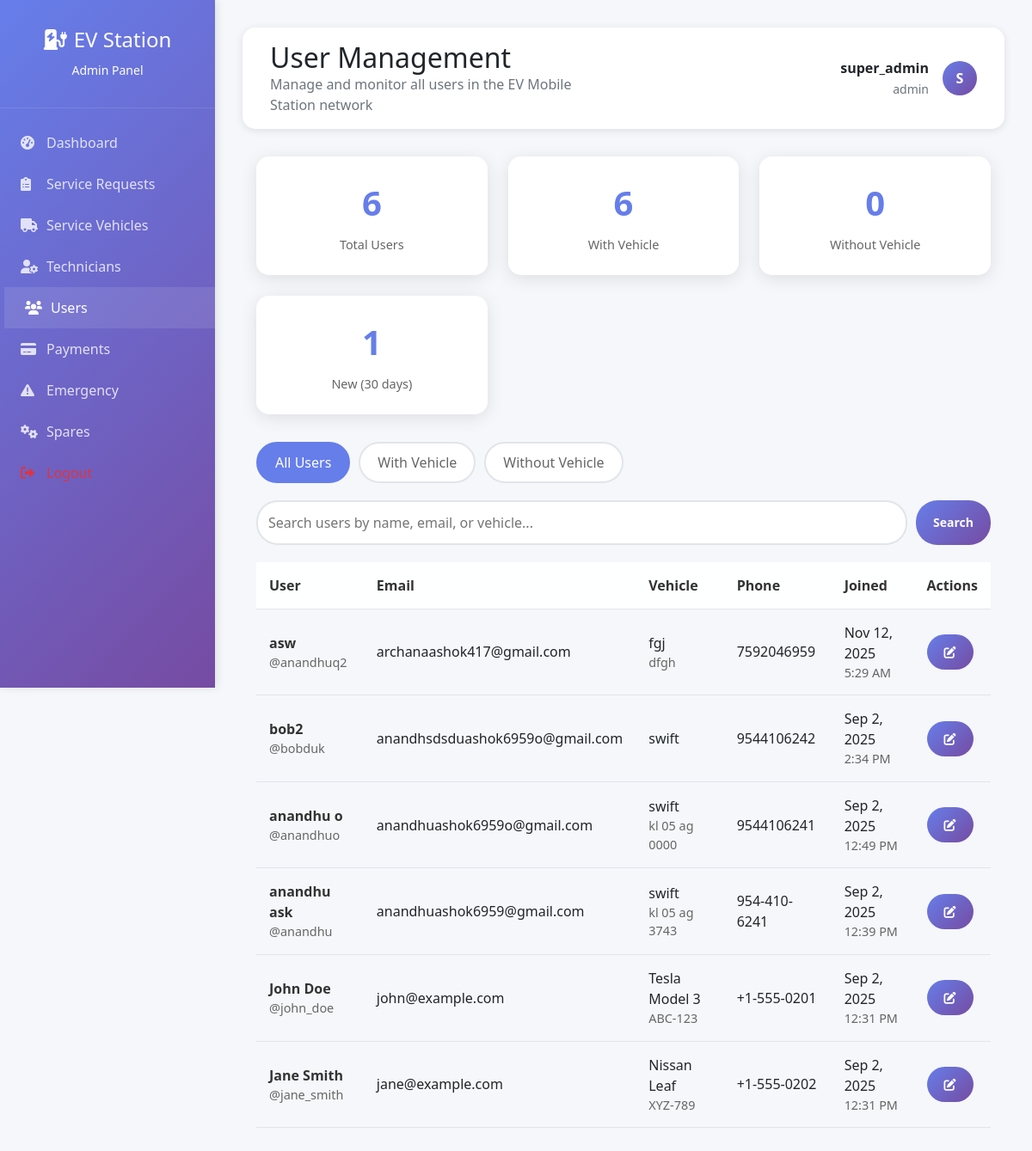
/admin/users.php (signed in), run on an earlier commit of the app's database.
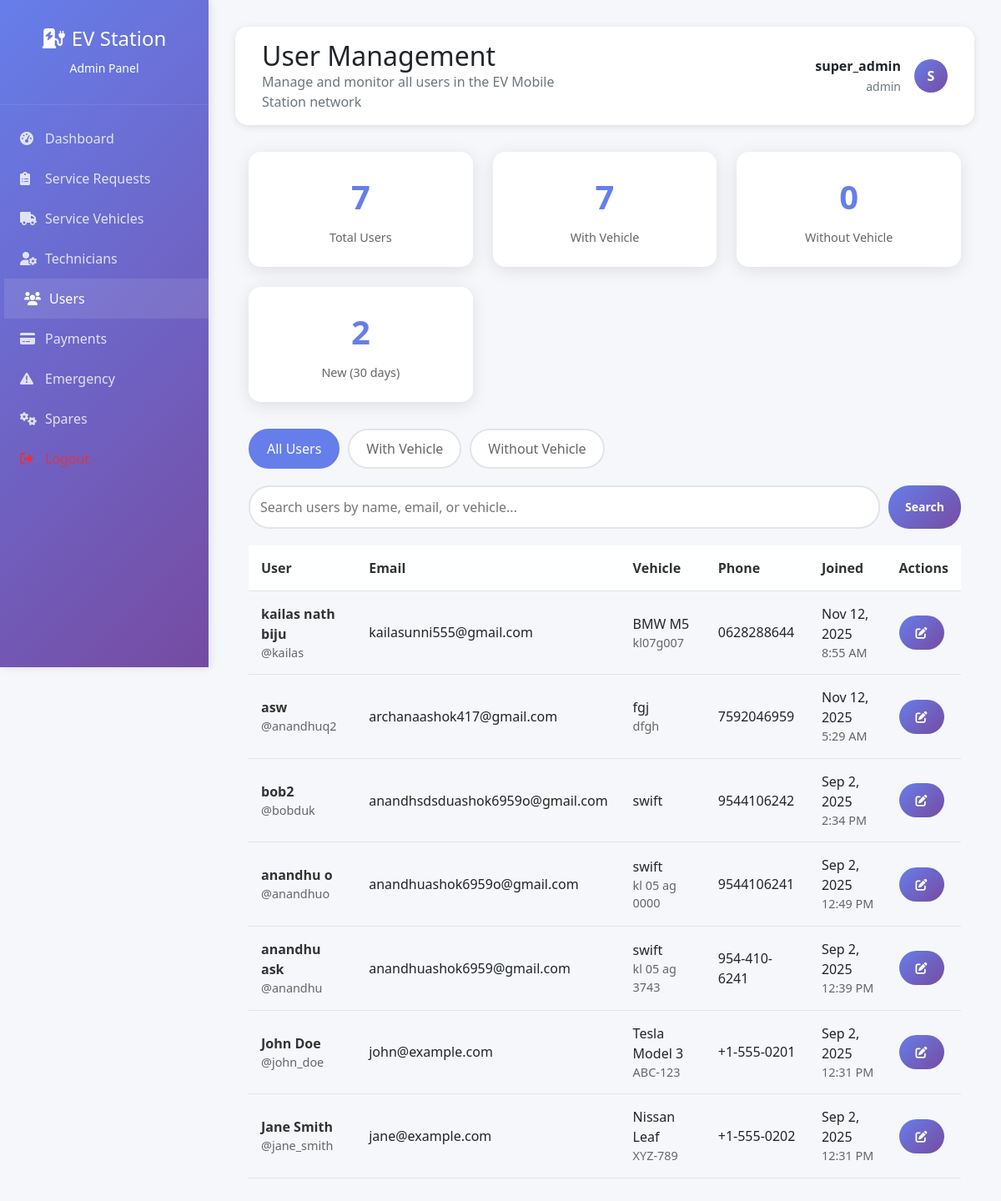
And on a later commit of the database.
### tables this page shows
CREATE TABLE `users` (
  `id` int(11) NOT NULL,
  `username` varchar(50) NOT NULL,
  `email` varchar(100) NOT NULL,
  `password` varchar(255) NOT NULL,
  `full_name` varchar(100) NOT NULL,
  `phone` varchar(20) DEFAULT NULL,
  `vehicle_model` varchar(100) DEFAULT NULL,
  `vehicle_plate` varchar(20) DEFAULT NULL,
  `created_at` timestamp NOT NULL DEFAULT current_timestamp(),
  `updated_at` timestamp NOT NULL DEFAULT current_timestamp() ON UPDATE current_timestamp()
);

### config/database.php (called while the page is built, shortened)
<?php
class Database {
    private $host = 'localhost';
    private $db_name = 'ev_mobile_station';
    private $username = 'root';
    private $password = '';
    private $conn;
    private static $instance = null;
    public static function getInstance() {
        if (self::$instance === null) {
            self::$instance = new self();
        }
        return self::$instance;
    }
    public function getConnection() {
        if ($this->conn === null) {
            try {
                $this->conn = new PDO(
                    "mysql:host=" . $this->host . ";dbname=" . $this->db_name . ";charset=utf8mb4",
                    $this->username,
                    $this->password,
                    array(
                        PDO::ATTR_ERRMODE => PDO::ERRMODE_EXCEPTION,
                        PDO::ATTR_DEFAULT_FETCH_MODE => PDO::FETCH_ASSOC,
                        PDO::MYSQL_ATTR_INIT_COMMAND => "SET NAMES utf8mb4",
                        PDO::ATTR_PERSISTENT => false,
                        PDO::ATTR_EMULATE_PREPARES => false
                    )
                );
            } catch(PDOException $exception) {
                error_log("Database connection error: " . $exception->getMessage());
                throw new Exception("Database connection failed: " . $exception->getMessage());
            }
        }
        return $this->conn;
    }
    public function executeQuery($sql, $params = []) {
        try {
            $conn = $this->getConnection();
            $stmt = $conn->prepare($sql);
            $stmt->execute($params);
            return $stmt;
        } catch (Exception $e) {
            error_log("Query execution error: " . $e->getMessage());
            throw new Exception("Query execution failed: " . $e->getMessage());
        }
    }
}
?>

### includes/functions.php (called while the page is built, shortened)
<?php
require_once __DIR__ . '/../config/database.php';
class UserManager {
    private $db;
    public function __construct() {
        $this->db = Database::getInstance();
    }
    public function getAllUsers() {
        try {
            $sql = "SELECT id, username, email, full_name, phone, vehicle_model, vehicle_plate, created_at FROM users ORDER BY created_at DESC";
            $stmt = $this->db->executeQuery($sql);
            return $stmt->fetchAll();
        } catch (Exception $e) {
            error_log("Get all users error: " . $e->getMessage());
            return [];
        }
    }
}
?>

### admin/users.php (the view, shortened to what the changed rows need)
<?php
require_once '../includes/functions.php';
$userManager = new UserManager();
$users = $userManager->getAllUsers();
$filtered_users = $users;
$total_users = count($users);
$users_with_vehicle = count(array_filter($users, function($u) { return !empty($u['vehicle_model']); }));
$recent_users = count(array_filter($users, function($u) {
    return strtotime($u['created_at']) > strtotime('-30 days');
}));
?>
<!DOCTYPE html>
<html lang="en">
<head>
    <link href="https://cdn.jsdelivr.net/npm/bootstrap@5.1.3/dist/css/bootstrap.min.css" rel="stylesheet">
    <link rel="stylesheet" href="https://cdnjs.cloudflare.com/ajax/libs/font-awesome/6.0.0/css/all.min.css">
</head>
<body>
    <div class="main-content">
        <div class="top-bar">
            <div class="row align-items-center">
                <div class="col-md-6">
                    <h2 class="mb-0">User Management</h2>
                </div>
            </div>
        </div>
        <div class="container">
            <div class="stats-grid">
                <div class="stat-card">
                    <div class="stat-number"><?php echo $total_users; ?></div>
                    <div class="stat-label">Total Users</div>
                </div>
                <div class="stat-card">
                    <div class="stat-number"><?php echo $users_with_vehicle; ?></div>
                    <div class="stat-label">With Vehicle</div>
                </div>
                <div class="stat-card">
                    <div class="stat-number"><?php echo $recent_users; ?></div>
                    <div class="stat-label">New (30 days)</div>
                </div>
            </div>
            <table class="users-table">
                <thead>
                    <tr>
                        <th>User</th>
                        <th>Email</th>
                        <th>Vehicle</th>
                        <th>Phone</th>
                        <th>Joined</th>
                        <th>Actions</th>
                    </tr>
                </thead>
                <tbody>
                    <?php foreach ($filtered_users as $user): ?>
                        <tr>
                            <td>
                                <div style="font-weight: 600; color: #333;"><?php echo htmlspecialchars($user['full_name']); ?></div>
                                <div style="font-size: 0.9rem; color: #666;">@<?php echo htmlspecialchars($user['username']); ?></div>
                            </td>
                            <td><?php echo htmlspecialchars($user['email']); ?></td>
                            <td>
                                <?php if (!empty($user['vehicle_model'])): ?>
                                    <div><?php echo htmlspecialchars($user['vehicle_model']); ?></div>
                                    <?php if (!empty($user['vehicle_plate'])): ?>
                                        <div style="font-size: 0.9rem; color: #666;"><?php echo htmlspecialchars($user['vehicle_plate']); ?></div>
                                    <?php endif; ?>
                                <?php else: ?>
                                    <span style="color: #999; font-style: italic;">No vehicle</span>
                                <?php endif; ?>
                            </td>
                            <td><?php echo htmlspecialchars($user['phone'] ?? 'N/A'); ?></td>
                            <td>
                                <div><?php echo date('M j, Y', strtotime($user['created_at'])); ?></div>
                                <div style="font-size: 0.9rem; color: #666;"><?php echo date('g:i A', strtotime($user['created_at'])); ?></div>
                            </td>
                            <td>
                                <div style="display: flex; gap: 5px;">
                                    <button class="btn btn-primary btn-sm" onclick="editUser(<?php echo $user['id']; ?>)">
                                        <i class="fas fa-edit"></i>
                                    </button>
                                </div>
                            </td>
                        </tr>
                    <?php endforeach; ?>
                </tbody>
            </table>
        </div>
    </div>
</body>
</html>

What changed in the data, as far as the page shows it:
added users: full_name "kailas nath biju", username "kailas", email "kailasunni555@gmail.com", vehicle_model "BMW M5", vehicle_plate "kl07g007", phone "0628288644", created_at "Nov 12, 2025", created_at "8:55 AM"
Also different on the page:
$total_users: "6" → "7"
$users_with_vehicle: "6" → "7"
$recent_users: "1" → "2"
